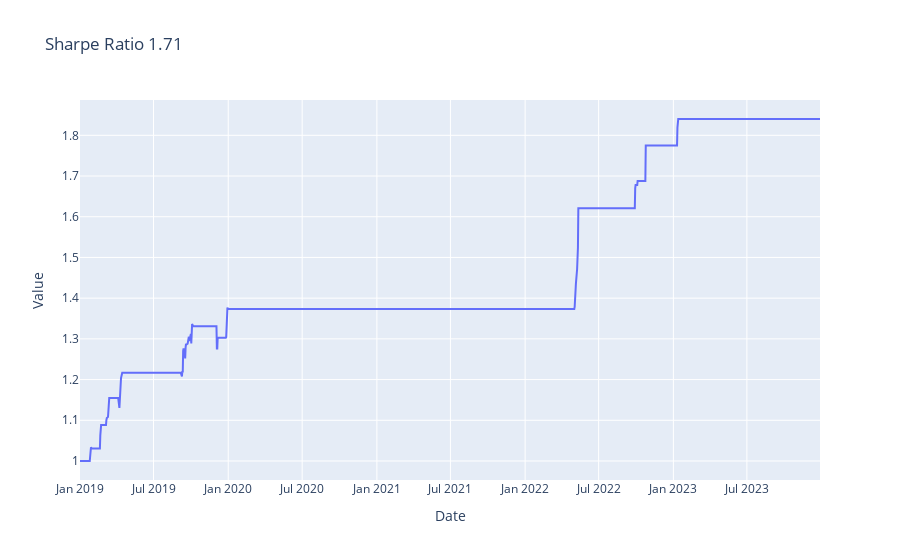

The notebook cell saved with this chart:
### Markdown cell above
#### Baseline trading policies

### Code cell
trader = ag.Trading(train,test)
threshold_policy = bp.ThresholdTradingPolicy(enter_long = mu-0.75*sigma, exit_long=mu-0.25*sigma, enter_short = mu+0.75*sigma, exit_short = mu+0.25*sigma)
bt = btest.Backtester(trader, threshold_policy)
bt.summary()

### Figure 1 — Plotly figure (JSON) as saved in the notebook; plotly's stock layout.template omitted (floating-point values rounded to 4 significant figures; data arrays with more than 128 entries replaced by an {"elided": "..."} marker saying what was removed)
{"data": [{"mode": "lines", "type": "scatter", "x": {"elided": "1303 str values"}, "y": {"elided": "1303 float values"}}], "layout": {"title": {"text": "Sharpe Ratio 1.71"}, "xaxis": {"title": {"text": "Date"}}, "yaxis": {"title": {"text": "Value"}}}}
